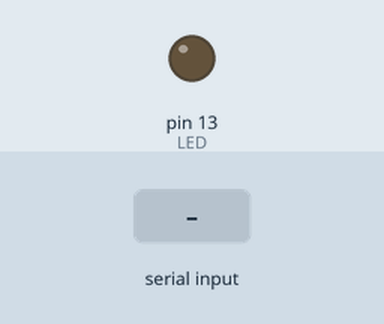
This sketch was run on a simulated Arduino Uno, built with avr-gcc and run on an emulated ATmega328P. On the bench: output pins drawn as LEDs (lit = HIGH). The inputs (shaded band) are chosen by the test bench.

Above: at 1.2 s.
1.3 s: "30,150\n" received over Serial
At 1.9 s:
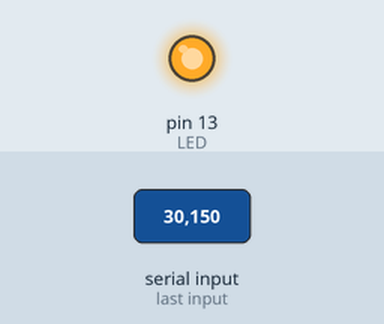
2.8 s: "90,45\n" received over Serial
At 4.0 s:
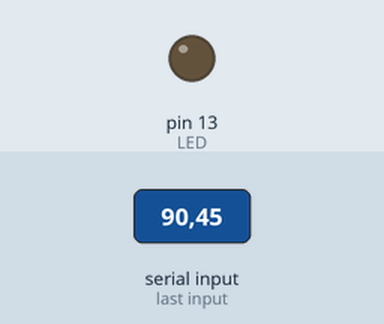
4.3 s: "200\n" received over Serial
At 5.3 s:
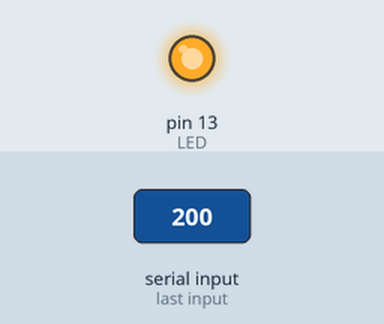
Timing chart, 0 to 7.3 s (numbered marks = the images above; inputs shaded):
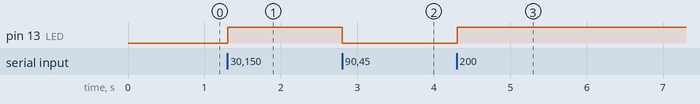

Measured:
- after the input at 1.3 s, pin 13 (LED): LOW → HIGH at once
- after the input at 2.8 s, pin 13 (LED): HIGH → LOW at once
- after the input at 4.3 s, pin 13 (LED): LOW → HIGH at once

The sketch:

Dimmer-LEDs-Arduino.ino
```cpp
int brilho = 0;
const int LED = 13;

void setup() {
  Serial.begin(9600);
  pinMode(LED, OUTPUT);
  analogWrite(LED, 0);
}

void loop(){
  if (Serial.available()) {
    brilho = Serial.parseInt();
    Serial.read();
  }
  if (brilho >= 0) {
    analogWrite(LED, brilho);
  }
}
```
